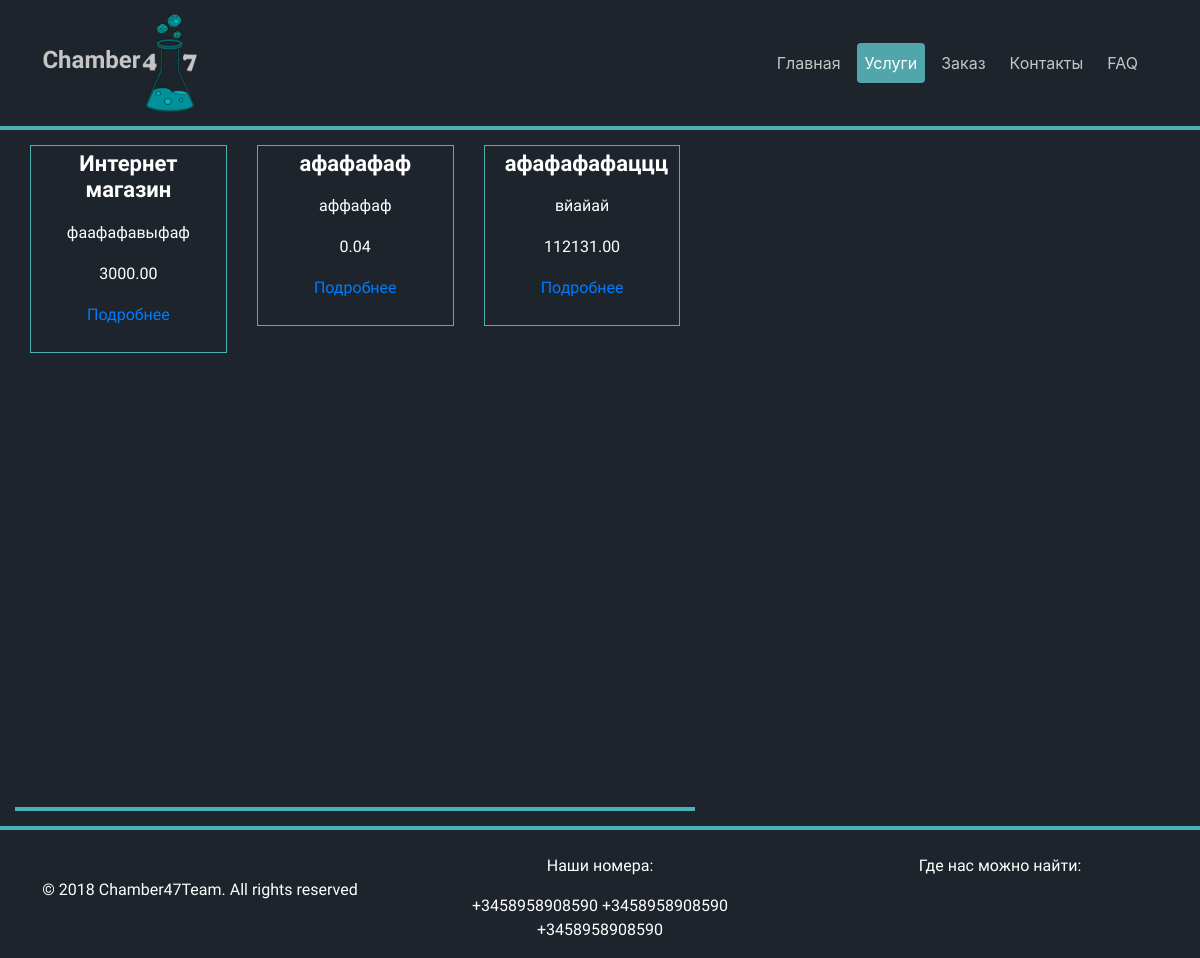
/main/services, run on the app's committed database.
### main_app/models.py (models this page shows, shortened)
class Services(models.Model):
    class Meta:
        ordering = ['name']
        verbose_name = 'Услугу'
        verbose_name_plural = 'Услуги'
    name = models.CharField(max_length=100, db_index=True, verbose_name='Название типа сайта')
    slug = models.SlugField(max_length=200, db_index=True,
                            unique=True, help_text='Нужно использовать для создания "хороших" URL-ов')
    price = models.price = models.DecimalField(max_digits=10, decimal_places=2, verbose_name="Цена(грн)")
    available = models.BooleanField(default=False, verbose_name='Доступна услуга')
    image = models.ImageField(upload_to='products/img/%Y/%m/%d/', blank=True,
                              verbose_name="Картинка для услуги(300 x 300)")
    description = RichTextUploadingField(blank=True, verbose_name='Описание')
    def get_absolute_url(self):
        return reverse('main_app:service_detail', args={self.slug})

### main_app/views.py (the view)
# urls.py: path('services', views.service_list_view, name='service_list'),
def service_list_view(request):
    service_list = Services.objects.all()
    return render(request, 'main_app/services_list.html', {
        'service_list': service_list
    })

### templates/main_app/services_list.html (shortened to what this page needs)
{% extends 'base.html' %}
    {% block main_menu %}
        <li class="nav-item">
            <a class="nav-link" href="{% url 'main_app:index' %}">Главная</a>
        </li>
        <li class="nav-item active">
            <a class="nav-link" href="{% url 'main_app:service_list' %}">Услуги</a>
        </li>
        <li class="nav-item">
            <a class="nav-link" href="{% url 'forms_app:order' %}">Заказ</a>
        </li>
        <li class="nav-item">
            <a class="nav-link" href="{% url 'main_app:contacts' %}">Контакты</a>
        </li>
        <li class="nav-item">
            <a class="nav-link" href="{% url 'main_app:faq' %}">FAQ</a>
        </li>
    {% endblock %}
    {% block content %}
        <div class="row" style="margin-right: 0; margin-left: 0; min-height: 350px;border-bottom: 4px solid #47B3B5;">
            {% for service in service_list %}
                <div class="col-12 col-lg-4">
                    <div class="services-list">
                        <div class="services-list-content">
                             <h3 class="title">{{ service.name }}</h3>
                             <p class="description">
                                 {% autoescape off %}
                                     {{ service.description }}
                                 {% endautoescape %}
                             </p>
                             <p>{{ service.price }}</p>
                             <a href="{{ service.get_absolute_url }}">Подробнее</a>
                        </div>
                    </div>
                </div>
            {% endfor %}
        </div>
    {% endblock %}

### main_app/static/css/styles.css (style rules this page uses)
p { font-family: 'Roboto Condensed', sans-serif; }
.services-list { border: 1px solid #47B3B5; text-align: center; padding: 5px 0; overflow: hidden; position: relative; z-index: 1; transition: all 0.5s ease 0s; }
.services-list:before, .services-list:after { content: ""; width: 200%; height: 200%; background: #1d242c; position: absolute; top: 0%; left: 0%; z-index: -1; transition: all 1s ease 0.1s; }
.services-list:before { background: rgba(9, 3, 18, 0.69); }
.services-list .services-list-content { color: #fff; line-height: 25px; padding: 0 20px 20px; }
.services-list .title { font-size: 22px; font-weight: 700; margin-bottom: 10px; }
.services-list .description { font-size: 14px; }

### data on the page
Services: name "Интернет магазин", description "фаафафавыфаф", price "3000.00"
Services: name "афафафаф", description "аффафаф", price "0.04"
Services: name "афафафафаццц", description "вйайай", price "112131.00"
